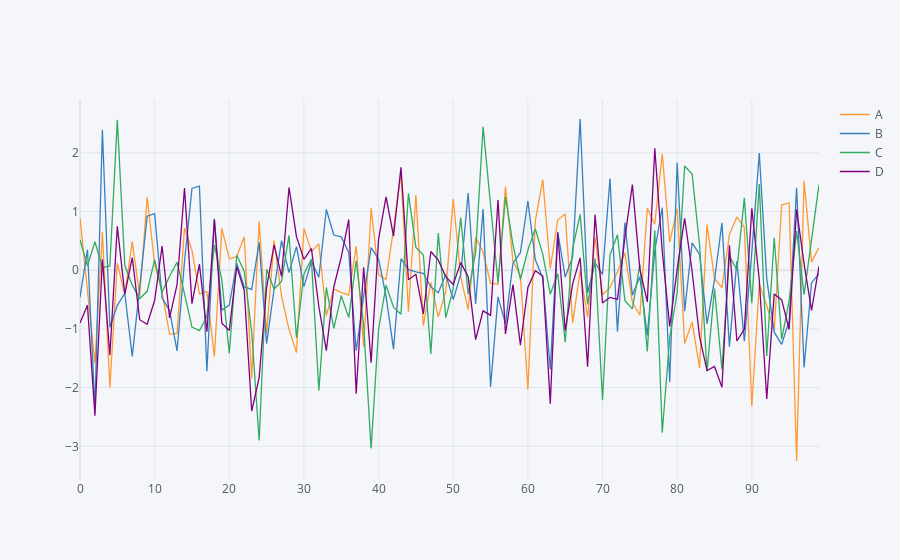

This figure's notebook cell:
### Code cell
#this plot will be an interactive plot using iplot(), you can move your cursor over the plot to get the interactive data, also click on the lines in legend to switch the plot for that column on/off.
df.iplot()
